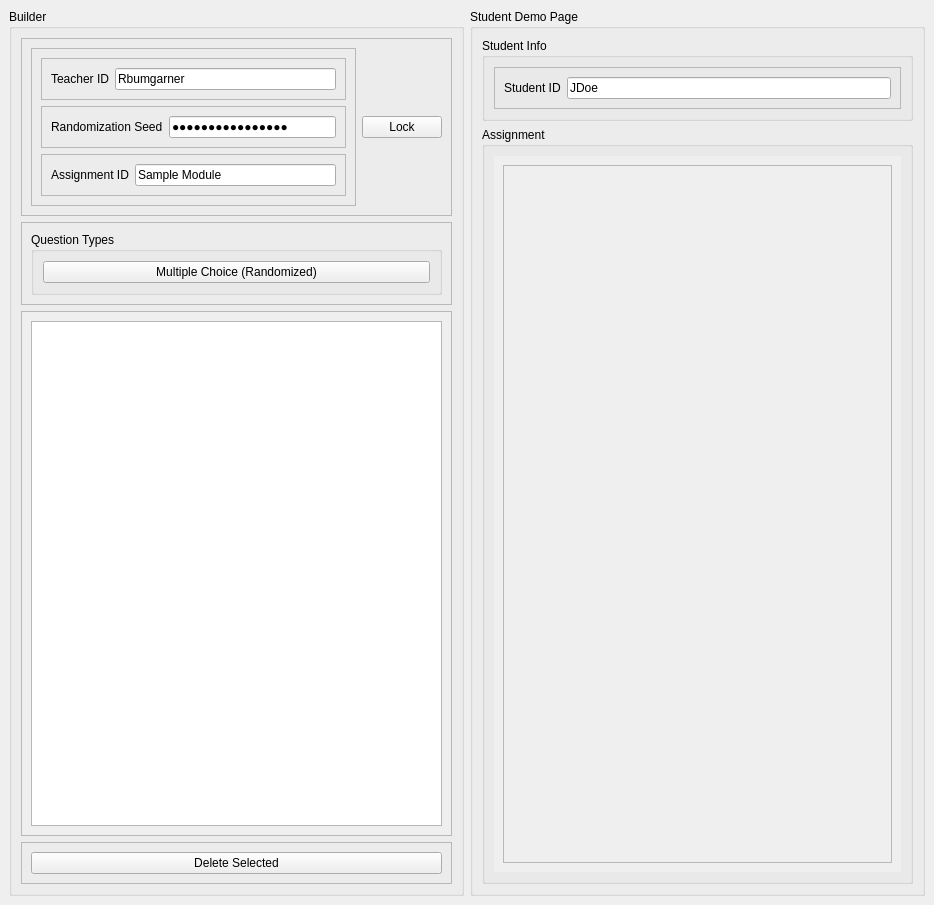
<?xml version="1.0" encoding="UTF-8"?>
<ui version="4.0">
 <class>MainWindow</class>
 <widget class="QMainWindow" name="MainWindow">
  <property name="geometry">
   <rect>
    <x>0</x>
    <y>0</y>
    <width>934</width>
    <height>905</height>
   </rect>
  </property>
  <property name="windowTitle">
   <string>MainWindow</string>
  </property>
  <widget class="QWidget" name="centralwidget">
   <layout class="QHBoxLayout" name="horizontalLayout">
    <item>
     <widget class="QGroupBox" name="builder_groupBox">
      <property name="title">
       <string>Builder</string>
      </property>
      <layout class="QVBoxLayout" name="verticalLayout">
       <item>
        <widget class="QFrame" name="assignment_frame">
         <property name="sizePolicy">
          <sizepolicy hsizetype="Preferred" vsizetype="Fixed">
           <horstretch>0</horstretch>
           <verstretch>0</verstretch>
          </sizepolicy>
         </property>
         <property name="frameShape">
          <enum>QFrame::StyledPanel</enum>
         </property>
         <property name="frameShadow">
          <enum>QFrame::Raised</enum>
         </property>
         <layout class="QHBoxLayout" name="horizontalLayout_6">
          <item>
           <widget class="QFrame" name="assignment_info_frame">
            <property name="frameShape">
             <enum>QFrame::StyledPanel</enum>
            </property>
            <property name="frameShadow">
             <enum>QFrame::Raised</enum>
            </property>
            <layout class="QVBoxLayout" name="verticalLayout_4">
             <item>
              <widget class="QFrame" name="teacher_id_frame">
               <property name="sizePolicy">
                <sizepolicy hsizetype="Preferred" vsizetype="Fixed">
                 <horstretch>0</horstretch>
                 <verstretch>0</verstretch>
                </sizepolicy>
               </property>
               <property name="frameShape">
                <enum>QFrame::StyledPanel</enum>
               </property>
               <property name="frameShadow">
                <enum>QFrame::Raised</enum>
               </property>
               <layout class="QHBoxLayout" name="horizontalLayout_2">
                <item>
                 <widget class="QLabel" name="teacher_id_label">
                  <property name="sizePolicy">
                   <sizepolicy hsizetype="Fixed" vsizetype="Fixed">
                    <horstretch>0</horstretch>
                    <verstretch>0</verstretch>
                   </sizepolicy>
                  </property>
                  <property name="text">
                   <string>Teacher ID</string>
                  </property>
                 </widget>
                </item>
                <item>
                 <widget class="QLineEdit" name="teacher_id_lineEdit">
                  <property name="sizePolicy">
                   <sizepolicy hsizetype="Preferred" vsizetype="Fixed">
                    <horstretch>0</horstretch>
                    <verstretch>0</verstretch>
                   </sizepolicy>
                  </property>
                  <property name="text">
                   <string>Rbumgarner</string>
                  </property>
                  <property name="maxLength">
                   <number>40</number>
                  </property>
                 </widget>
                </item>
               </layout>
              </widget>
             </item>
             <item>
              <widget class="QFrame" name="randomization_seed_frame">
               <property name="sizePolicy">
                <sizepolicy hsizetype="Preferred" vsizetype="Fixed">
                 <horstretch>0</horstretch>
                 <verstretch>0</verstretch>
                </sizepolicy>
               </property>
               <property name="frameShape">
                <enum>QFrame::StyledPanel</enum>
               </property>
               <property name="frameShadow">
                <enum>QFrame::Raised</enum>
               </property>
               <layout class="QHBoxLayout" name="horizontalLayout_5">
                <item>
                 <widget class="QLabel" name="randomization_seed_label">
                  <property name="sizePolicy">
                   <sizepolicy hsizetype="Fixed" vsizetype="Fixed">
                    <horstretch>0</horstretch>
                    <verstretch>0</verstretch>
                   </sizepolicy>
                  </property>
                  <property name="text">
                   <string>Randomization Seed</string>
                  </property>
                 </widget>
                </item>
                <item>
                 <widget class="QLineEdit" name="randomization_seed_lineEdit">
                  <property name="sizePolicy">
                   <sizepolicy hsizetype="Preferred" vsizetype="Fixed">
                    <horstretch>0</horstretch>
                    <verstretch>0</verstretch>
                   </sizepolicy>
                  </property>
                  <property name="text">
                   <string>fun with physics</string>
                  </property>
                  <property name="maxLength">
                   <number>40</number>
                  </property>
                  <property name="echoMode">
                   <enum>QLineEdit::Password</enum>
                  </property>
                 </widget>
                </item>
               </layout>
              </widget>
             </item>
             <item>
              <widget class="QFrame" name="assignment_id_frame">
               <property name="sizePolicy">
                <sizepolicy hsizetype="Preferred" vsizetype="Fixed">
                 <horstretch>0</horstretch>
                 <verstretch>0</verstretch>
                </sizepolicy>
               </property>
               <property name="frameShape">
                <enum>QFrame::StyledPanel</enum>
               </property>
               <property name="frameShadow">
                <enum>QFrame::Raised</enum>
               </property>
               <layout class="QHBoxLayout" name="horizontalLayout_3">
                <item>
                 <widget class="QLabel" name="assignment_id_label">
                  <property name="sizePolicy">
                   <sizepolicy hsizetype="Fixed" vsizetype="Fixed">
                    <horstretch>0</horstretch>
                    <verstretch>0</verstretch>
                   </sizepolicy>
                  </property>
                  <property name="text">
                   <string>Assignment ID</string>
                  </property>
                 </widget>
                </item>
                <item>
                 <widget class="QLineEdit" name="assignment_id_lineEdit">
                  <property name="sizePolicy">
                   <sizepolicy hsizetype="Preferred" vsizetype="Fixed">
                    <horstretch>0</horstretch>
                    <verstretch>0</verstretch>
                   </sizepolicy>
                  </property>
                  <property name="text">
                   <string>Sample Module</string>
                  </property>
                  <property name="maxLength">
                   <number>40</number>
                  </property>
                 </widget>
                </item>
               </layout>
              </widget>
             </item>
            </layout>
           </widget>
          </item>
          <item>
           <widget class="QPushButton" name="lock_pushButton">
            <property name="sizePolicy">
             <sizepolicy hsizetype="Fixed" vsizetype="Fixed">
              <horstretch>0</horstretch>
              <verstretch>0</verstretch>
             </sizepolicy>
            </property>
            <property name="text">
             <string>Lock</string>
            </property>
           </widget>
          </item>
         </layout>
        </widget>
       </item>
       <item>
        <widget class="QFrame" name="question_frame">
         <property name="sizePolicy">
          <sizepolicy hsizetype="Preferred" vsizetype="Fixed">
           <horstretch>0</horstretch>
           <verstretch>0</verstretch>
          </sizepolicy>
         </property>
         <property name="frameShape">
          <enum>QFrame::StyledPanel</enum>
         </property>
         <property name="frameShadow">
          <enum>QFrame::Raised</enum>
         </property>
         <layout class="QVBoxLayout" name="verticalLayout_2">
          <item>
           <widget class="QGroupBox" name="question_type_groupBox">
            <property name="sizePolicy">
             <sizepolicy hsizetype="Preferred" vsizetype="Fixed">
              <horstretch>0</horstretch>
              <verstretch>0</verstretch>
             </sizepolicy>
            </property>
            <property name="title">
             <string>Question Types</string>
            </property>
            <layout class="QGridLayout" name="gridLayout_3">
             <item row="0" column="0">
              <widget class="QPushButton" name="multiple_choice_random_pushButton">
               <property name="enabled">
                <bool>true</bool>
               </property>
               <property name="text">
                <string>Multiple Choice (Randomized)</string>
               </property>
              </widget>
             </item>
            </layout>
           </widget>
          </item>
         </layout>
        </widget>
       </item>
       <item>
        <widget class="QScrollArea" name="listWidget_scrollArea">
         <property name="sizePolicy">
          <sizepolicy hsizetype="Preferred" vsizetype="Preferred">
           <horstretch>0</horstretch>
           <verstretch>0</verstretch>
          </sizepolicy>
         </property>
         <property name="widgetResizable">
          <bool>true</bool>
         </property>
         <widget class="QWidget" name="scrollAreaWidgetContents">
          <property name="geometry">
           <rect>
            <x>0</x>
            <y>0</y>
            <width>433</width>
            <height>543</height>
           </rect>
          </property>
          <layout class="QGridLayout" name="gridLayout">
           <item row="0" column="0">
            <widget class="QListWidget" name="built_questions_listWidget"/>
           </item>
          </layout>
         </widget>
        </widget>
       </item>
       <item>
        <widget class="QFrame" name="preview_buttons_frame">
         <property name="sizePolicy">
          <sizepolicy hsizetype="Preferred" vsizetype="Fixed">
           <horstretch>0</horstretch>
           <verstretch>0</verstretch>
          </sizepolicy>
         </property>
         <property name="frameShape">
          <enum>QFrame::StyledPanel</enum>
         </property>
         <property name="frameShadow">
          <enum>QFrame::Raised</enum>
         </property>
         <layout class="QHBoxLayout" name="horizontalLayout_4">
          <item>
           <widget class="QPushButton" name="delete_selected_pushButton">
            <property name="text">
             <string>Delete Selected</string>
            </property>
           </widget>
          </item>
         </layout>
        </widget>
       </item>
      </layout>
     </widget>
    </item>
    <item>
     <widget class="QGroupBox" name="student_demo_groupBox">
      <property name="title">
       <string>Student Demo Page</string>
      </property>
      <layout class="QVBoxLayout" name="verticalLayout_3">
       <item>
        <widget class="QGroupBox" name="groupBox">
         <property name="sizePolicy">
          <sizepolicy hsizetype="Preferred" vsizetype="Fixed">
           <horstretch>0</horstretch>
           <verstretch>0</verstretch>
          </sizepolicy>
         </property>
         <property name="title">
          <string>Student Info</string>
         </property>
         <layout class="QHBoxLayout" name="horizontalLayout_8">
          <item>
           <widget class="QFrame" name="teacher_id_frame_2">
            <property name="sizePolicy">
             <sizepolicy hsizetype="Preferred" vsizetype="Fixed">
              <horstretch>0</horstretch>
              <verstretch>0</verstretch>
             </sizepolicy>
            </property>
            <property name="frameShape">
             <enum>QFrame::StyledPanel</enum>
            </property>
            <property name="frameShadow">
             <enum>QFrame::Raised</enum>
            </property>
            <layout class="QHBoxLayout" name="horizontalLayout_7">
             <item>
              <widget class="QLabel" name="teacher_id_label_2">
               <property name="sizePolicy">
                <sizepolicy hsizetype="Fixed" vsizetype="Fixed">
                 <horstretch>0</horstretch>
                 <verstretch>0</verstretch>
                </sizepolicy>
               </property>
               <property name="text">
                <string>Student ID</string>
               </property>
              </widget>
             </item>
             <item>
              <widget class="QLineEdit" name="student_id_lineEdit">
               <property name="sizePolicy">
                <sizepolicy hsizetype="Preferred" vsizetype="Fixed">
                 <horstretch>0</horstretch>
                 <verstretch>0</verstretch>
                </sizepolicy>
               </property>
               <property name="text">
                <string>JDoe</string>
               </property>
               <property name="maxLength">
                <number>40</number>
               </property>
              </widget>
             </item>
            </layout>
           </widget>
          </item>
         </layout>
        </widget>
       </item>
       <item>
        <widget class="QGroupBox" name="groupBox_2">
         <property name="title">
          <string>Assignment</string>
         </property>
         <layout class="QGridLayout" name="gridLayout_4">
          <item row="0" column="0">
           <widget class="QScrollArea" name="assignment_scrollArea">
            <property name="sizePolicy">
             <sizepolicy hsizetype="Preferred" vsizetype="Preferred">
              <horstretch>0</horstretch>
              <verstretch>0</verstretch>
             </sizepolicy>
            </property>
            <property name="frameShape">
             <enum>QFrame::NoFrame</enum>
            </property>
            <property name="widgetResizable">
             <bool>true</bool>
            </property>
            <widget class="QWidget" name="preview_scrollAreaWidgetContents">
             <property name="geometry">
              <rect>
               <x>0</x>
               <y>0</y>
               <width>415</width>
               <height>742</height>
              </rect>
             </property>
             <layout class="QVBoxLayout" name="verticalLayout_5">
              <item>
               <widget class="QFrame" name="expanding_preview_frame">
                <property name="sizePolicy">
                 <sizepolicy hsizetype="Preferred" vsizetype="Expanding">
                  <horstretch>0</horstretch>
                  <verstretch>0</verstretch>
                 </sizepolicy>
                </property>
                <property name="frameShape">
                 <enum>QFrame::StyledPanel</enum>
                </property>
                <property name="frameShadow">
                 <enum>QFrame::Raised</enum>
                </property>
               </widget>
              </item>
             </layout>
            </widget>
           </widget>
          </item>
         </layout>
        </widget>
       </item>
      </layout>
     </widget>
    </item>
   </layout>
  </widget>
 </widget>
 <resources/>
 <connections/>
</ui>
